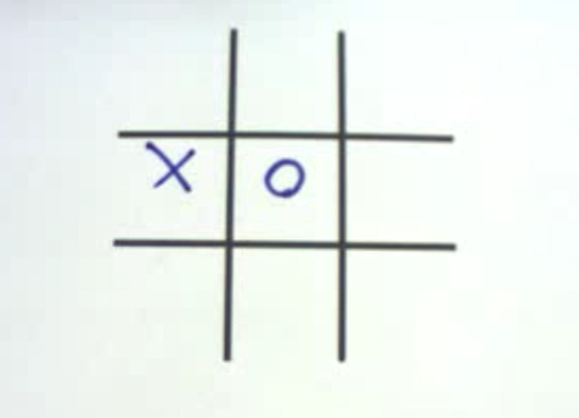
#> input picture samples/test_img.PNG, 579 x 418 px; its folder holds only this picture in this run
$ python -i XO_lib.py   (imports and definitions only)
#> lines starting #> are read from the running program, lines starting #| are printed output that depends on the picture; after the words box and inside, x2 and y2 are one past the last pixel; in counts of white or black regions, pixels touching at a corner belong together
#> further down, picture is the input picture: shape (418, 579, 3); mean B, G, R 238.4, 242.6, 236.3
# relevant methods, functions used in Tic Tac Toe monitoring

# import relevant libraries
import cv2 as cv
import cv2.cv2
import numpy as np
import imutils
import math

# Function for detecting shapes (X or O)
# Function is based on Ramer-Douglas-Peucker algorithm
# [261 lines left out: functions detectShape, gameProgress, winnerFound, drawShape, monitorProgress, not called in this run]

########################################################################################################################################################

########################################################################################################################################################

# Function is based on HoughLines
def detectGrid( img ):
    edges = cv.Canny( img, 200, 200, None, 3 )                                                      # extract edges of frame
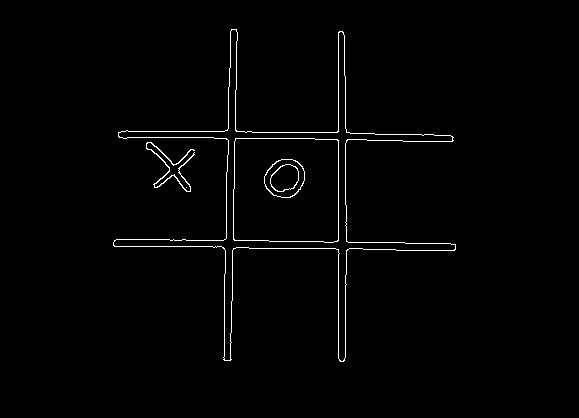
#> edges: shape (418, 579); 1.3% white in thin lines or dots, all inside (x1, y1, x2, y2) = (113, 29, 456, 362)
    edges_blurred = cv.GaussianBlur(edges, (5, 5), 3)                                               # add blur
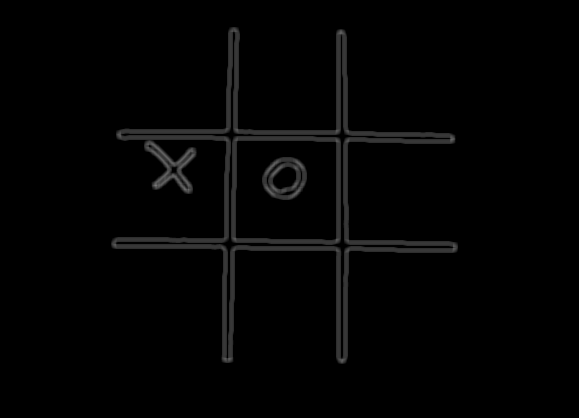
#> edges_blurred: shape (418, 579); min 0, max 121, mean 3.3
    lines = cv.HoughLinesP( edges_blurred, 1, np.pi / 180, 150, minLineLength=70, maxLineGap=5 )    # detect lines using probabilistic method
#> lines = 40 rows, first 6: [112, 239, 457, 245], [111, 244, 457, 250], [232, 362, 238, 27], [338, 363, 338, 29], [337, 362, 337, 29], [117, 139, 455, 139]
    print("Number of detected lines: " + str(len(lines)))
#| Number of detected lines: 40
    cv.imshow('Detected edges with added blur.', edges_blurred)

    for line in lines:
        x1,y1,x2,y2 = line[0]

        if ((x1 > 0) and (x2 > 0) and (y1 > 0) and (y2 > 0)):
            cv.line(img, (x1,y1), (x2,y2), (0,0,255), 2)                                                # draw first line
#> this loop made 40 passes
#> (x1, y1, x2, y2) on passes 1 to 12: (112, 239, 457, 245), (111, 244, 457, 250), (232, 362, 238, 27), (338, 363, 338, 29), (337, 362, 337, 29), (117, 139, 455, 139), (345, 363, 345, 30), (116, 131, 226, 133), (340, 363, 340, 29), (111, 246, 350, 251), (344, 242, 344, 29), (226, 240, 230, 27)
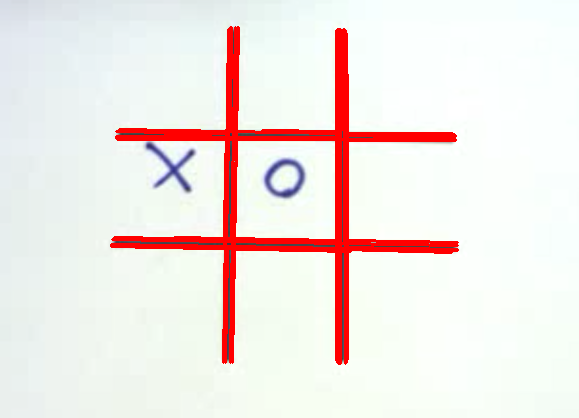
#> img: shape (418, 579, 3); 6.16% of pixels changed, all inside (x1, y1, x2, y2) = (110, 26, 459, 365)


# Function for detecting player's hand in image
# Based on total number of 0-value pixels
# [11 lines left out: function frameIsStatic, not called in this run]

>>> import cv2
>>> picture = cv2.imread('samples/test_img.PNG')
>>> result = detectGrid(picture)
